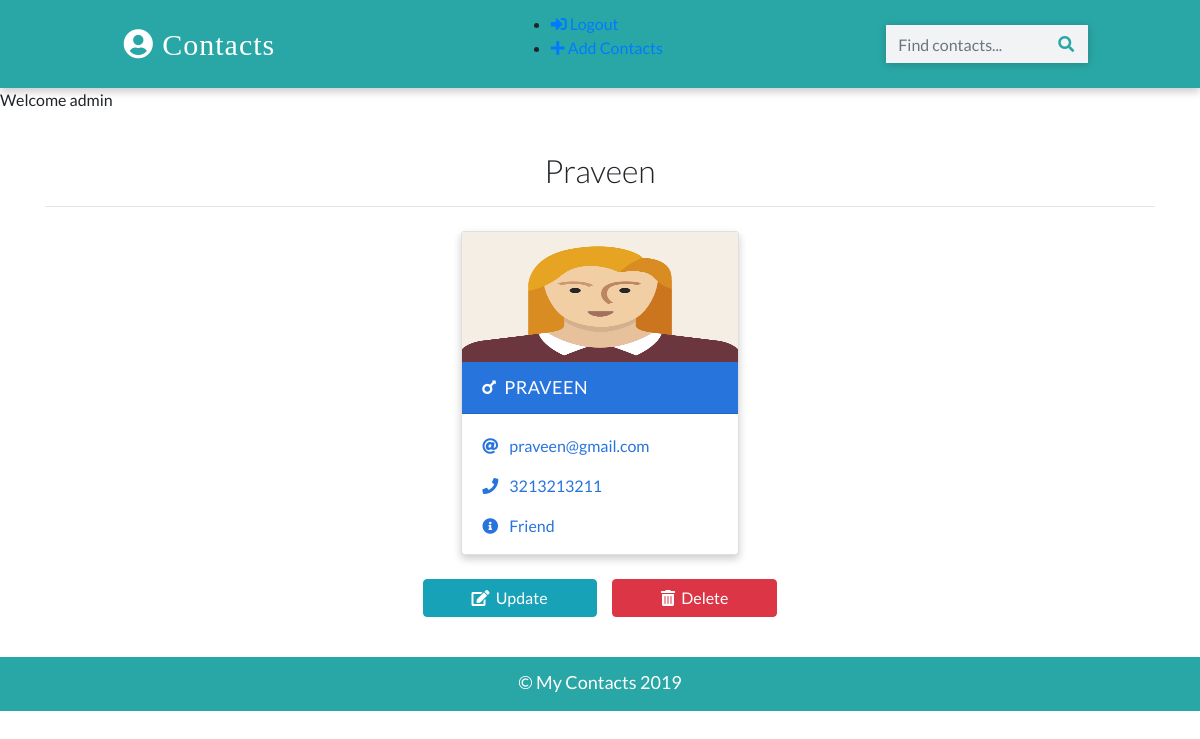
The page /detail/2 (signed in) on the database its author committed.
### app/models.py (models this page shows, shortened)
class Contact(models.Model):
    manager = models.ForeignKey(User, on_delete=models.CASCADE, default=None)
    name = models.CharField(max_length=20)
    email = models.EmailField(max_length=150)
    phone = models.IntegerField()
    info = models.CharField(max_length=50)
    gender = models.CharField(max_length=50, choices=(
        ('male', 'Male'),
        ('female', 'Female')
    ))
    image = models.ImageField(upload_to='images/', blank=True)
    date_added = models.DateField(auto_now_add=True)
    class Meta:
        ordering = ['-id']  # display records in descening order

### app/views.py (the view)
# urls.py: path('detail/<int:pk>', views.DetailPageView.as_view(), name='detail'),
class DetailPageView(LoginRequiredMixin, DetailView):
    template_name = 'detail.html'
    model = Contact
    context_object_name = 'contact'

### templates/detail.html (shortened to what this page needs)
{% extends 'base.html' %} {% load static %}  {% block content %}
<div class="container">
  <h2 class="heading font-weight-light text-center">{{contact.name}}</h2>
  <hr />
</div>
<div class="container main-part">
  <div class="card my-2 boy-card w-25 mx-auto">
    <img
      src="{% if contact.image %}
                {{contact.image.url}}
            {% else %}
                {% static './images/girl.png' %}
            {% endif %}"
      class="img-fluid"
    />
    <div class="card-header">
      <a href="#" class="text-white header-link"
        ><i class="fas fa-mars mr-2"></i>{{contact.name}}</a
      >
    </div>
    <div class="card-body pb-0">
      <p>
        <i class="fas fa-at mr-2"></i>
        <a href="mailto:{{contact.email}}">{{contact.email}}</a>
      </p>
      <p>
        <i class="fas fa-phone mr-2"></i>
        <a href="tel:9001010100">{{contact.phone}}</a>
      </p>
      <p><i class="fas fa-info-circle mr-2"></i> {{contact.info}}</p>
    </div>
  </div>
  <div class="container mt-3">
    <p class="text-center text-light">
      <a class="btn btn-info px-5" href="{% url 'update' contact.id %}"
        ><i class="fas fa-edit"></i>&nbsp; Update</a
      >
      <a class="btn btn-danger px-5" href="{% url 'delete' contact.id %}"
        ><i class="fas fa-trash-alt"></i>&nbsp; Delete</a
      >
    </p>
  </div>
</div>
{% endblock content %}

### templates/base.html (shortened to what this page needs)
{% load static %}
<!DOCTYPE html>
<html lang="en">
  <head>
    <link
      rel="stylesheet"
      href="https://stackpath.bootstrapcdn.com/bootstrap/4.2.1/css/bootstrap.min.css"
    />
    <link rel="stylesheet" href="{% static './css/main.css' %}" />
    <link
      rel="stylesheet"
      href="https://use.fontawesome.com/releases/v5.6.3/css/all.css"
    />
  </head>
  <body>
    <nav>
      <a class="logo" href="{% url 'home' %}">
        <i class="fas fa-user-circle"></i>&nbsp;Contacts
      </a>
      <ul>
        {% if request.user.is_authenticated %}
        <li>
          <a href="{% url 'logout' %}">
            <i class="fas fa-sign-in-alt"></i>&nbsp;Logout
          </a>
        </li>
        <li>
          <a href="{% url 'create' %}">
            <i class="fas fa-plus"></i>&nbsp;Add Contacts
          </a>
        </li>
        {% endif %}
      </ul>
      <form class="form-inline my-2" action="{% url 'search' %}" method="POST">
        <input
          class="form-control"
          type="text"
          placeholder="Find contacts..."
          name="search_str"
        />
        <button class="btn" type="submit"><i class="fas fa-search"></i></button>
      </form>
    </nav>
    <p>Welcome {{request.user}}</p>
    <br />
    {% include "partials/_message.html" %} {% block content %} {% endblock content %}
    <footer class="mt-4 p-2">
      <p class="text-center p-1 m-0">&copy; My Contacts 2019</p>
    </footer>
  </body>
</html>

### static/css/main.css (style rules this page uses)
:root { --back: #29a7a6; --girl: #e64298; --boy: #2874dd; }
body { font-family: Lato, sans-serif; }
nav { font-weight: light; display: flex; justify-content: space-around; background-color: var(--back); align-items: center; padding-top: 12px; padding-bottom: 12px; box-shadow: 0 4px 8px 0 rgba(0, 0, 0, 0.2); }
.logo { font-size: 30px; letter-spacing: 1px; color: white; padding: 2px 12px; border-radius: 8px; font-family: cursive; }
form { position: relative; }
button { position: absolute; right: 1px; outline: none; cursor: pointer; }
button i { color: var(--back); }
input { border-radius: 0px !important; width: 250px; border: none !important; background-color: #f2f3f5 !important; box-shadow: 0 1px 8px 0 rgba(0, 0, 0, 0.2); }
.card { box-shadow: 0 4px 8px 0 rgba(0, 0, 0, 0.2); transition: 0.3s; min-width: 250px; box-sizing: border-box; }
img { height: 130px !important; }
.card-header { font-size: 18px; letter-spacing: 0.5px; text-transform: uppercase; }
.boy-card .card-header { background-color: var(--boy); }
.boy-card .card-body, .boy-card .card-body p a { color: var(--boy); }
.card-body p { cursor: pointer; }
.main-part { display: flex; flex-wrap: wrap; justify-content: space-evenly; }
footer { background-color: var(--back); color: white; font-size: 18px; border-bottom: 3px solid var(--back); }

### rows shown on the page
Contact: name "Praveen", name "PRAVEEN", email "praveen@gmail.com", phone "3213213211", info "Friend"

### other values the page prints
{{ request.user }} "admin"
